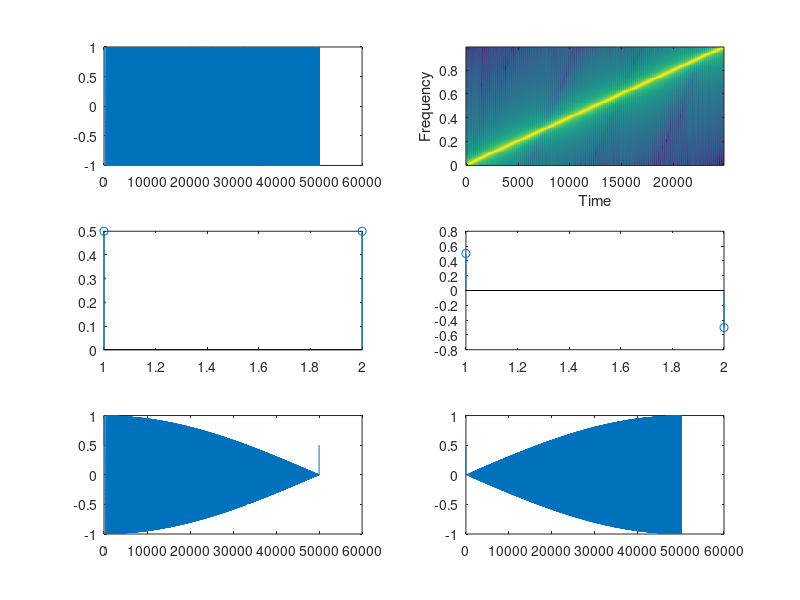

The MATLAB script that drew this image:
clc
close all;
clear all;
Fs=10000;
t=0:(1/Fs):5;
x=chirp(t,0,5,5000);
h1=[0.5,0.5];
h2=[0.5,-0.5];
y1=conv(x,h1);
y2=conv(x,h2);
subplot(321);
plot(x)
subplot(322);
specgram(x)
subplot(323);
stem(h1)
subplot(324);
stem(h2)
subplot(325);
plot(y1)
subplot(326);
plot(y2)